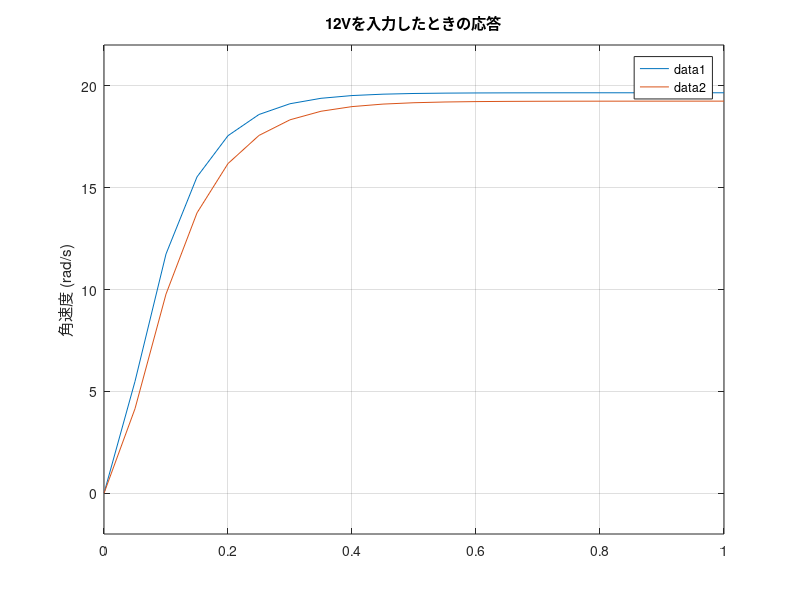

This chart was generated by the following MATLAB code:
% モータに12Vを入力した際のステップ応答と
% システムの時定数を求める

clear;

motor0 = tf(764.6, [1 47.76 466.8]);
motor1 = tf(501.5, [1 37.68 312.7]);
t = 0:0.05:1;
u = 12 * ones(size(t));

[y0, time] = lsim(motor0, u, t);
[y1, time] = lsim(motor1, u, t);

[num0, den0] = tfdata(motor0, 'v');
[num1, den1] = tfdata(motor1, 'v');

timeConstant0 = -1/real(den0(2));
timeConstant1 = -1/real(den1(2));

disp(['時定数0: ', num2str(timeConstant0)]);
disp(['時定数1: ', num2str(timeConstant1)]);

figure(1)
plot(time, y0);
hold on
plot(time, y1);
ylim([-2, 22]);
title('12Vを入力したときの応答');
ylabel('角速度 (rad/s)');
legend;
grid on
hold off